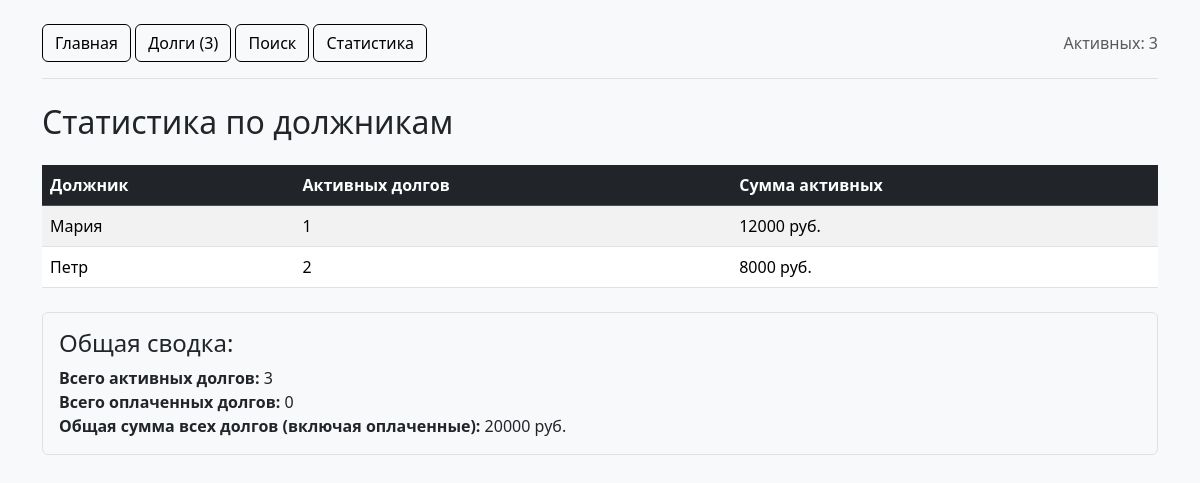
Page /debts/stats/ on the earlier database version.
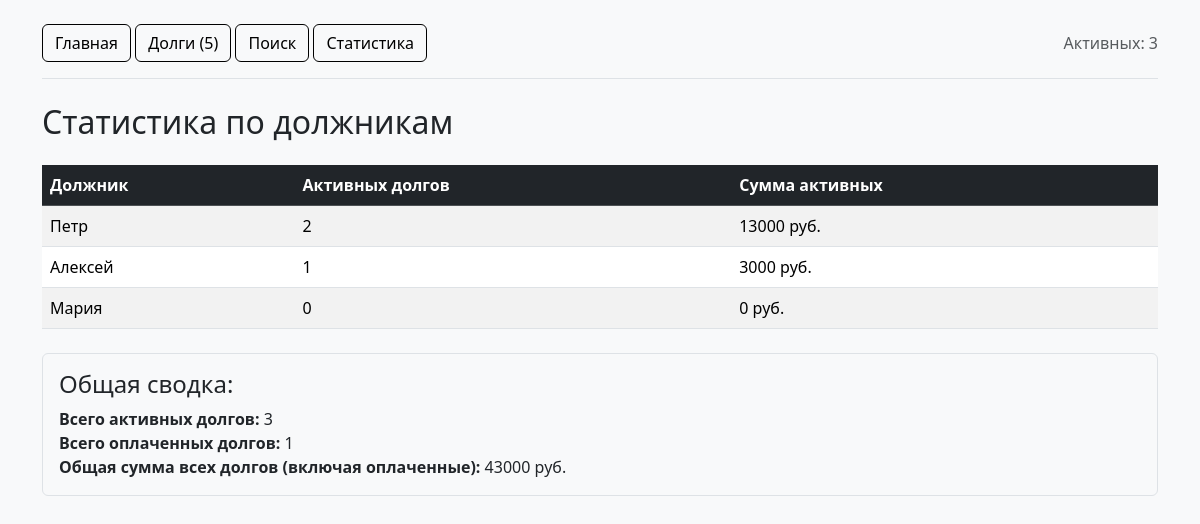
Same page on the later database version.
### debtors/models.py (models this page shows, shortened)
class Debtor(models.Model):
    name = models.CharField(max_length=200, verbose_name="Имя")
    phone = models.CharField(max_length=20, verbose_name="Телефон")
    slug = models.SlugField(max_length=200, unique=True, blank=True, editable=False)
    class Meta:
        verbose_name = "Должник"
        verbose_name_plural = "Должники"

### debts/views.py (the view)
# urls.py: path('stats/', views.debt_stats, name='stats'),
def debt_stats(request):
    debtors_stats = Debtor.objects.annotate(
        total_amount=Sum('debts__amount', filter=Q(debts__status=Debt.Status.ACTIVE)),
        debt_count=Count('debts', filter=Q(debts__status=Debt.Status.ACTIVE))
    ).order_by('-total_amount')
    total_all = Debt.objects.aggregate(total=Sum('amount'))['total'] or 0
    active_count = Debt.objects.active().count()
    paid_count = Debt.objects.paid().count()
    context = {
        'statistics': debtors_stats,
        'total_all': total_all,
        'active_count': active_count,
        'paid_count': paid_count,
    }
    return render(request, 'debts/stats.html', context)

### debts/context_processors.py (called while the page is built)
def debt_context(request):
    return {
        "site_name": "Долговой трекер",
        "total_debts": Debt.objects.count(),
        "active_debts_count": Debt.objects.active().count(),
    }

### debts/models.py (called while the page is built)
    def active(self):
        return self.filter(status=self.model.Status.ACTIVE)

    def paid(self):
        return self.filter(status=self.model.Status.PAID)

### debts/templates/debts/stats.html (shortened to what this page needs)
{% extends "base.html" %}
{% block content %}
<h2 class="mb-4">Статистика по должникам</h2>
<table class="table table-striped">
    <thead class="table-dark">
        <tr>
            <th>Должник</th>
            <th>Активных долгов</th>
            <th>Сумма активных</th>
        </tr>
    </thead>
    <tbody>
        {% for stat in statistics %}
        <tr>
            <td>{{ stat.name }}</td>
            <td>{{ stat.debt_count }}</td>
            <td>{{ stat.total_amount|default:0 }} руб.</td>
        </tr>
        {% endfor %}
    </tbody>
</table>
<div class="mt-4 p-3 bg-light border rounded">
    <h4>Общая сводка:</h4>
    <p class="mb-0"><strong>Всего активных долгов:</strong> {{ active_count }}</p>
    <p class="mb-0"><strong>Всего оплаченных долгов:</strong> {{ paid_count }}</p>
    <p class="mb-0"><strong>Общая сумма всех долгов (включая оплаченные):</strong> {{ total_all }} руб.</p>
</div>
{% endblock %}

### templates/base.html (shortened to what this page needs)
{% load static %}
<!DOCTYPE html>
<html lang="ru">
<head>
    <link href="https://cdn.jsdelivr.net/npm/bootstrap@5.3.3/dist/css/bootstrap.min.css" rel="stylesheet">
    <link rel="stylesheet" href="{% static 'homepage/css/style.css' %}">
</head>
<body class="container mt-4">
    {% include "includes/navigation.html" %}
    <main>
        {% block content %}{% endblock %}
    </main>
</body>
</html>

### templates/includes/navigation.html
<nav class="mb-4 border-bottom pb-3 d-flex justify-content-between align-items-center">
    <div>
        <a href="{% url 'homepage:index' %}" class="btn btn-custom-black">Главная</a>
        <a href="{% url 'debts:list' %}" class="btn btn-custom-black">Долги ({{ total_debts }})</a>
        <a href="{% url 'debts:search' %}" class="btn btn-custom-black">Поиск</a>
        <a href="{% url 'debts:stats' %}" class="btn btn-custom-black">Статистика</a>
    </div>
    <span class="text-muted">Активных: {{ active_debts_count }}</span>
</nav>

### homepage/static/homepage/css/style.css (style rules this page uses)
body { background-color: #f8f9fa; }
.btn-custom-black { color: #000000; background-color: transparent; border: 1px solid #000000; }

Differences in the rows shown:
changed Debtor "Петр": total_amount "8000" → "13000"; moves up the list
added Debtor: name "Алексей", debt_count "1", total_amount "3000"
changed Debtor "Мария": debt_count "1" → "0"; total_amount "12000" → "0"
Other differences:
{{ total_debts }}: "3" → "5"
{{ paid_count }}: "0" → "1"
{{ total_all }}: "20000" → "43000"
